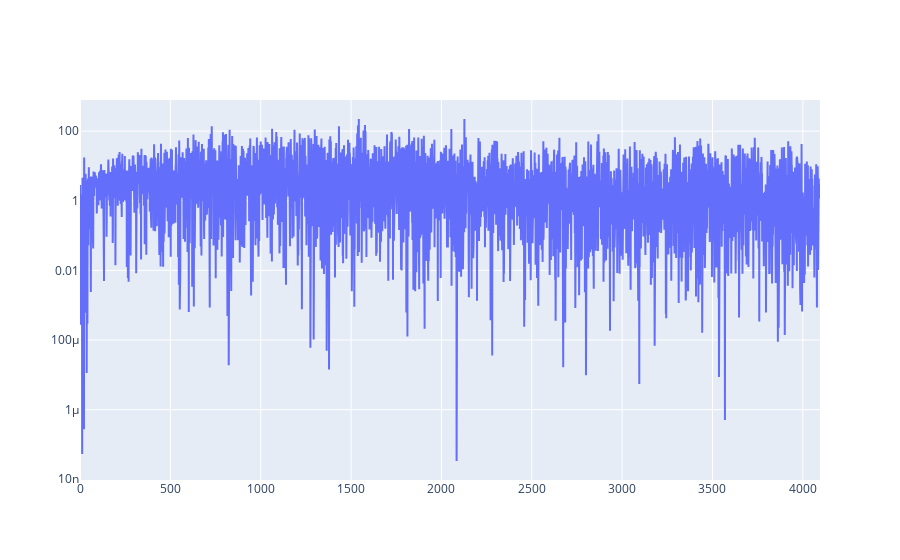

Source (notebook cell):
### Code cell
go.Figure(
    layout=dict(yaxis_type="log"),
    data=[go.Scatter(y=[error ** 2 for error in experiment.td_errors])]
)

### Figure 1 — Plotly figure (JSON) as saved in the notebook; plotly's stock layout.template omitted (floating-point values rounded to 4 significant figures; data arrays with more than 128 entries replaced by an {"elided": "..."} marker saying what was removed)
{"data": [{"type": "scatter", "y": {"elided": "4096 float values"}}], "layout": {"yaxis": {"type": "log"}}}
